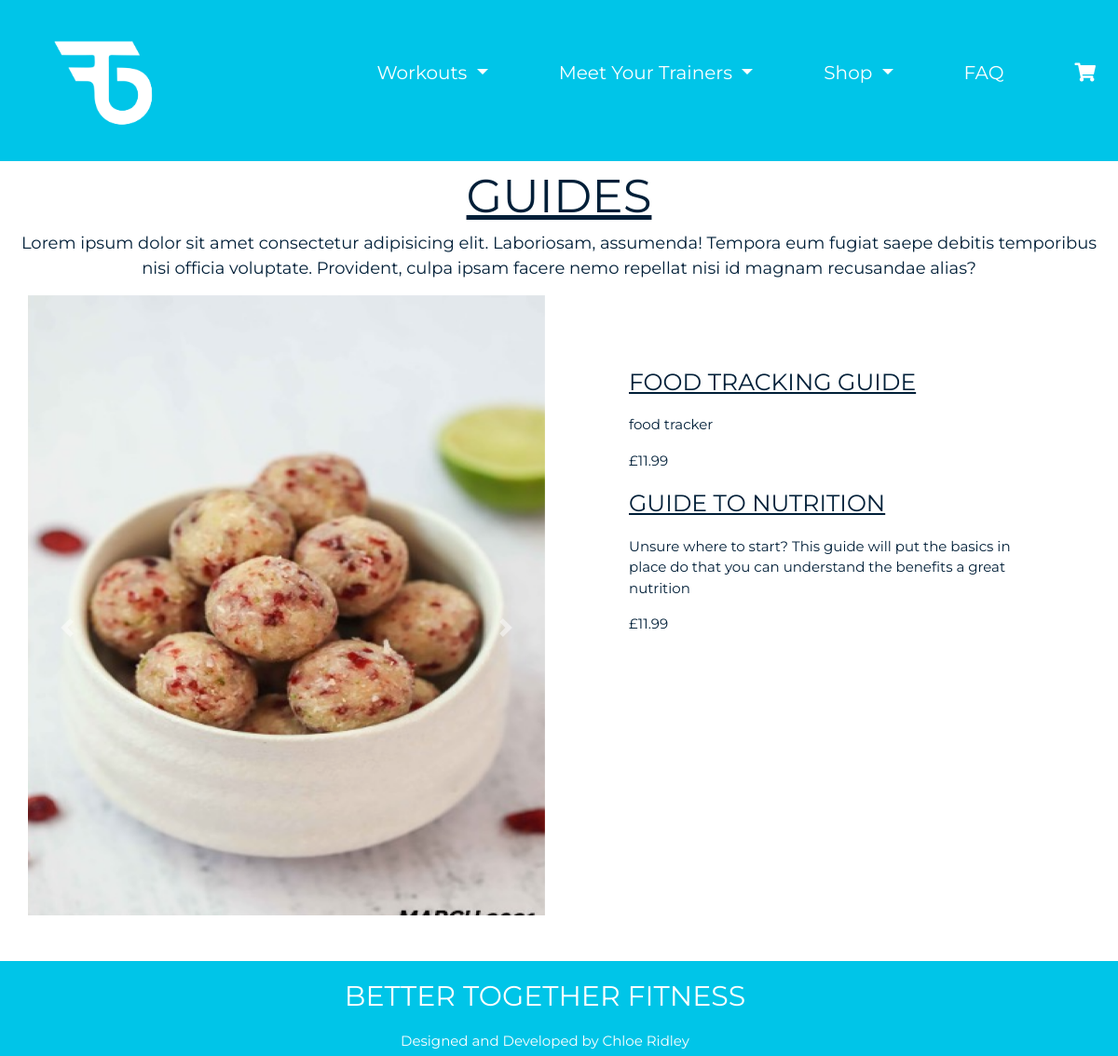
Screenshot of /products/guides/ with the database file from the repository.
### products/models.py (models this page shows, shortened)
class Gallery(models.Model):
    class Meta:
        verbose_name_plural = "Gallery" # how the model is displayed in the admin page
    name = models.CharField(max_length=254, null=True, blank=True)
    image = models.ImageField(null=True, blank=True)
    image_url = models.URLField(null=True, blank=True)

class nutritionGuides(models.Model):
    class Meta:
        verbose_name_plural = "Nutrition Guides" # how the model is displayed in the admin page
    title = models.CharField(max_length=254, null=True, blank=True)
    description = models.TextField(max_length=254, null=True, blank=True)
    price = models.DecimalField(decimal_places=2, null=True, blank=True, max_digits=100)

### products/views.py (the view)
# urls.py: path('guides/', views.guides, name="guides"),
def guides(request):
    gallery = Gallery.objects.all()  # gets the images from the gallery model
    guides = nutritionGuides.objects.all()  # gets all the info from the nutrition guides.
    context = {
        'gallery': gallery,
        'guides': guides,
    }
    return render(request, 'products/guides.html', context)

### bag/contexts.py (called while the page is built, shortened)
def bag_contents(request):
    bag_items = []
    total = 0
    product_count = 0
    bag = request.session.get('bag', {})
    if total < settings.FREE_DELIVERY_THRESHOLD:
        delivery = total * Decimal(settings.STANDARD_DELIVERY_PERCENTAGE / 100)
        free_delivery_delta = settings.FREE_DELIVERY_THRESHOLD - total
    else:
        delivery = 0
        free_delivery_delta = 0
    grand_total = delivery + total
    context = {
        'bag_items': bag_items,
        'total': total,
        'product_count': product_count,
        'delivery': delivery,
        'free_delivery_delta': free_delivery_delta,
        'free_delivery_threshold': settings.FREE_DELIVERY_THRESHOLD,
        'grand_total': grand_total,
    }
    return context

### products/templates/products/guides.html (shortened to what this page needs)
{% extends 'base.html' %}
{% load static %}
{% block content %}
<div class="row container-fluid sectionRow">
    <p class="guides">Guides</p>
    <p class="aboutGuides">Lorem ipsum dolor sit amet consectetur adipisicing elit. Laboriosam, assumenda! Tempora eum
        fugiat saepe debitis temporibus nisi officia voluptate. Provident, culpa ipsam facere nemo repellat nisi id
        magnam recusandae alias?</p>
</div>
<div class="row container-fluid sectionRow">
    <div class="col-sm-6">
        <div id="carouselExampleIndicators" class="carousel slide" data-ride="carousel">
            <ol class="carousel-indicators">
                {% for G in gallery %}
                {% if forloop.first %}
                <li data-target="#carouselExampleIndicators" data-slide-to="{{forloop.counter0}}" class="active"></li>
                {% else %}
                <li data-target="#carouselExampleIndicators" data-slide-to="{{forloop.counter0}}"></li>
                {% endif %}
                {% endfor %}
                <li data-target="#carouselExampleIndicators" data-slide-to="2"></li>
            </ol>
            <div class="carousel-inner">
                {% for G in gallery %}
                {% if forloop.first %}
                <div class="carousel-item active  ">
                    {% else %}
                    <div class="carousel-item  ">
                        {% endif %}
                        <img class="CarouselImage" src="{{ G.image.url }}" alt="{{G.name}}">
                    </div>
                    {% endfor %}
                </div>
                <a class="carousel-control-prev" href="#carouselExampleIndicators" role="button" data-slide="prev">
                    <span class="carousel-control-prev-icon" aria-hidden="true"></span>
                </a>
                <a class="carousel-control-next" href="#carouselExampleIndicators" role="button" data-slide="next">
                    <span class="carousel-control-next-icon" aria-hidden="true"></span>
                </a>
            </div>
        </div>
        <div class="col-sm-6 nutritionGuides">
        {% for NutGu in guides %}
        <p class="title">{{ NutGu.title }}</p>
        <p class="desc">{{ NutGu.description }}</p>
        <p class="price">£{{ NutGu.price }}</p>
        {% endfor %}
    </div>
    </div>
{% endblock %}

### static/css/base.css (style rules this page uses)
body { width:100vw; }
.sectionRow { margin-right: 0px; margin-left: 0px; }
.guides { font-family: 'Montserrat', sans-serif; font-size: 50px; color: #001f38; text-decoration: underline; margin: auto; text-transform: uppercase; }
.aboutGuides { font-family: 'Montserrat', sans-serif; font-size: 18px; color: #001f38; margin: auto; text-align: center; margin-bottom: 15px; }
.CarouselImage { width: 100%; height: 700px; text-align: center; margin-bottom: 15px; }
.nutritionGuides { margin-bottom: 15px; padding: 75px; }
.title { font-family: 'Montserrat', sans-serif; font-size: 25px; color: #001f38; text-decoration: underline; text-transform: uppercase; }
.desc { font-family: 'Montserrat', sans-serif; font-size: 15px; color: #001f38; }
.price { font-family: 'Montserrat', sans-serif; font-size: 15px; color: #001f38; }

### rows the page displays
Gallery: image (picture)
nutritionGuides: title "FOOD TRACKING GUIDE", description "food tracker", price "11.99"
nutritionGuides: title "GUIDE TO NUTRITION", description "Unsure where to start? This guide will put the basics in place do that you can understand the benefits a great nutrition", price "11.99"
